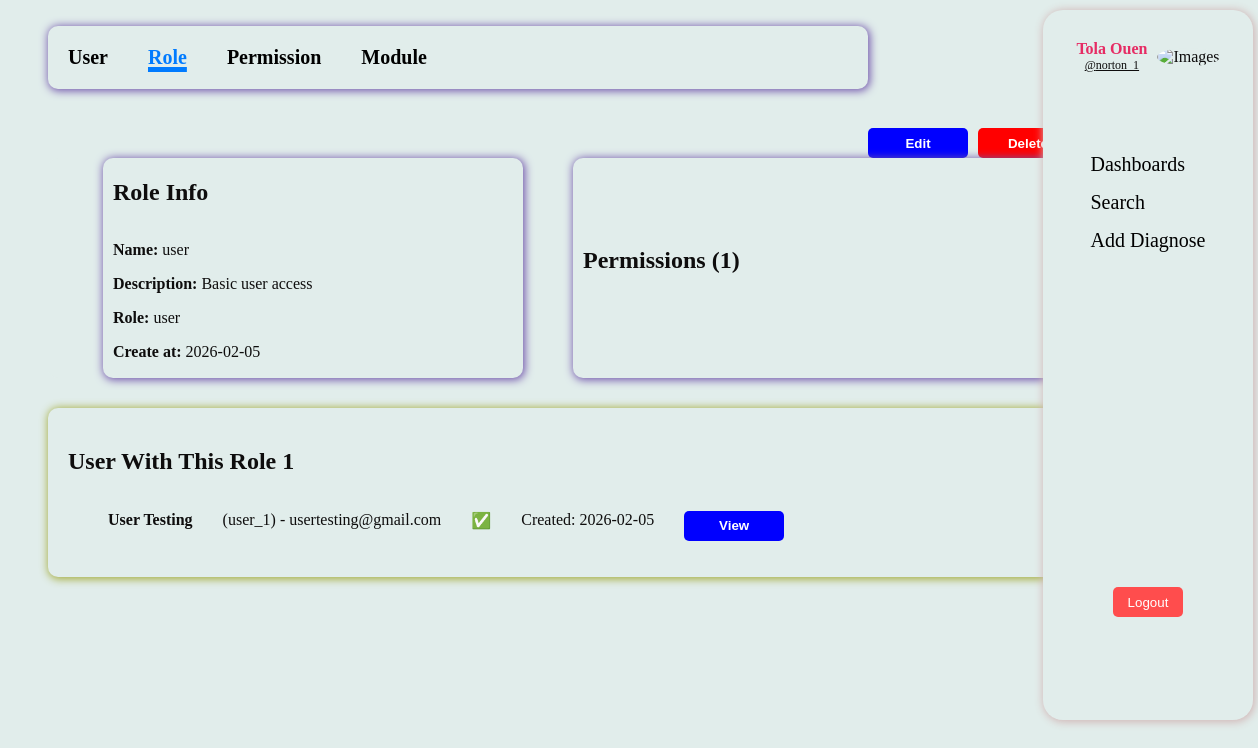
Page /role/1 (signed in) on the committed database.
### app/models/users.py (models this page shows, shortened)
class User(db.Model, UserMixin):
    __tablename__ = 'users'
    id = db.Column(db.Integer, primary_key=True)
    username = db.Column(db.String(50), unique=True, nullable=False, index=True)
    email = db.Column(db.String(120), unique=True, nullable=True)
    full_name = db.Column(db.String(120), nullable=True)
    password_hash = db.Column(db.String(255), nullable=False)
    is_active = db.Column(db.Boolean, default=True)
    created_at = db.Column(db.DateTime, default=datetime.utcnow)
    updated_at = db.Column(db.DateTime, default=datetime.utcnow, onupdate=datetime.utcnow)
    roles = db.relationship('Role', secondary=user_roles, back_populates="users")
    def has_role(self, role_name):
        return any(role.name == role_name for role in self.roles)
    def has_permission(self, permission_code):
        for role in self.roles:
            if any(permission.code == permission_code for permission in role.permissions):
                return True
        return False
    @property
    def is_admin(self):
        return self.has_role('admin')
    def can_access(self, permission_code):
        return self.has_permission(permission_code)

### app/models/roles.py (models this page shows, shortened)
class Role(db.Model):
    __tablename__ = 'roles'
    id = db.Column(db.Integer, primary_key=True)
    name = db.Column(db.String(50), unique=True, nullable=False, index=True)
    description = db.Column(db.String(255))
    created_at = db.Column(db.DateTime, default=datetime.utcnow)
    updated_at = db.Column(db.DateTime, default=datetime.utcnow, onupdate=datetime.utcnow)
    permissions = db.relationship('Permission', secondary=role_permissions, back_populates="roles")
    users = db.relationship('User', secondary=user_roles, back_populates="roles")

### app/routes/roles.py (the view)
@role_router.route("/<int:role_id>")
@login_required
@permission_required('roles:read')
def detail(role_id: int):
    role = RolesService.get_role_by_id(role_id)
    if role is None:
        abort(404, "Role Not Found")
    return render_template("roles/detail.html", role=role)

### app/services/roles.py (called while the page is built)
    @staticmethod
    def get_role_by_id(role_id: int) -> Optional[Role]:
        return Role.query.get(role_id)

### app/templates/roles/detail.html (shortened to what this page needs)
{% extends "layout/base.html" %}
{% block content %}
<div>
    <nav class="nav-bar">
        <div class="nav-link">
            <ul>
                <li><a href="{{ url_for('User.index') }}">User</a></li>
                <li><a href="{{ url_for('Role.index') }}">Role</a></li>
                <li><a href="{{ url_for('Permission.index') }}">Permission</a></li>
                <li><a href="{{ url_for('module.index') }}">Module</a></li>
            </ul>
        </div>
    </nav>
</div>
    <div class="list-button">
        <div class="list-view-button">
            <button class="button-edit">
                <a href="{{ url_for('Role.edit', role_id=role.id) }}">Edit</a>
            </button>
            <button class="button-delete-confirm">
                <a href="{{ url_for('Role.delete', role_id=role.id) }}">Delete</a>
            </button>
            <button class="button-cancel">
               <a href="{{ url_for('Role.index') }}">⏎ Back</a>
            </button>
        </div>
    </div>
<div>
    <div class="card-view">
        <div class="card-view-1">
            <h2>Role Info</h2>
            <div>
                <p><strong>Name:</strong> {{ role.name }}</p>
                <p><strong>Description:</strong> {{ role.description}} </p>
                <p><strong>Role:</strong> {{ role.name }}</p>
                <p><strong>Create at:</strong> {{ role.created_at.strftime('%Y-%m-%d') }}</p>
            </div>
        </div>
        <div class="card-view-2">
            <h2>Permissions ({{ role.permissions|length }}) </h2>
                <div>
                </div>
        </div>
    </div>
</div>
<div class="card-view-3">
    <h2>User With This Role {{ role.users|length }}</h2>
    <div class="ul-list">
        {% if role.users %}
        <ul>
            {% for user in role.users %}
            <li>
                <strong>{{ user.full_name }}</strong> ({{ user.username }}) - {{ user.email }}
                {% if user.is_active %}
                    <span>✅</span>
                {% else %}
                    <span>❌</span>
                {% endif %}
                Created: {{ user.created_at.strftime('%Y-%m-%d') }}
                <button class="button-edit">
                    <a href="{{ url_for('User.detail', user_id=user.id) }}">View</a>
                </button>
            </li>
            {% endfor %}
        </ul>
        {% else %}
            <p>This role has no users yet.</p>
        {% endif %}
    </div>
</div>
{% endblock %}

### app/templates/layout/base.html (shortened to what this page needs)
<!DOCTYPE html>
<html lang="en">
<head>
    <link rel="stylesheet" href="{{ url_for('static', filename='css/style.css') }}">
</head>
<body>
    <main>
        {% if current_user.is_authenticated %}
        <aside class="asidenav">
            <div class="profile-status">
                <div class="profile-name-status">
                    <h3 class="profile-full-name">{{ current_user.full_name }}</h3>
                    <small><a href="{{ url_for('User.detail', user_id=current_user.id)}}">@{{ current_user.username }}</a></small>
                </div>
                <div>
                    <img src="{{ url_for('static', filename='images/profile.jpeg') }}" alt="Images">
                </div>
            </div>
            <div>
                <div class="aside-link">
                    <ul>
                        {% if current_user.is_admin %}
                        <li><a href="{{ url_for('User.index') }}">Dashboards</a></li>
                        <li><a href="{{ url_for('disease.index')}}">Search</a></li>
                        <li><a href="{{ url_for('disease.create') }}">Add Diagnose</a></li>
                        {% elif current_user.is_user %}
                        <li><a href="{{ url_for('disease.index')}}">Search</a></li>
                        {% elif current_user.is_professional %}
                        <li><a href="{{ url_for('disease.index')}}">Search</a></li>
                        <li><a href="{{ url_for('disease.create') }}">Add Diagnose</a></li>
                        {% endif %}
                    </ul>
                </div>
                <div class="button-logout">
                    <button type="submit"><a href="{{ url_for('auth.logout')}}">Logout</a></button>
                </div>
            </div>
        </aside>
        {% endif %}
    </main>
    <section class="container">
        {% block content %}{% endblock %}
    </section>
</body>
</html>

### app/static/css/style.css (style rules this page uses)
* { background-color: #e1edeb; color: rgb(14, 13, 13); }
.profile-full-name { font-size: 20px; color: rgb(230, 44, 100); }
.asidenav { display: flex; flex-direction: column; height: 650px; width: 150px; position: fixed; top: 10px; right: 5px; border: none; border-radius: 20px; padding: 30px; filter: drop-shadow(1px 1px 9px 1px rgb(114, 85, 172)); box-shadow: 1px 1px 9px 1px rgb(209, 181, 181); }
.profile-status { display: flex; align-items: center; justify-content: center; flex-direction: row; gap: 10px; }
.profile-status img { border-radius: 50%; width: 40px; height: 40px; }
.profile-name-status { display: flex; flex-direction: column; justify-content: center; align-items: center; }
.profile-name-status h3 { font-weight: bold; font-size: 16px; margin: 0; }
.profile-name-status small { font-size: 12px; margin: 0; color: rgb(116, 113, 113); }
.aside-link { display: flex; flex-direction: column; align-self: center; align-items: center; margin-top: 50px; }
.aside-link ul { list-style-type: none; padding: 0; margin-top: 30px; font-size: 20px; }
.aside-link ul li { margin-bottom: 15px; }
.aside-link ul li a { text-decoration: none; color: black; font-weight: 500; }
.button-logout { display: flex; justify-content: center; align-items: center; margin-top: auto; margin-top: 300px }
.button-logout button { background-color: #ff4d4d; width: 70px; height: 30px; border: none; border-radius: 5px; cursor: pointer; }
.button-logout button a { background-color: #ff4d4d; color: white; text-decoration: none; }
.container { margin-right: 100px; margin-left: 20px; padding: 20px; }
.nav-bar { margin-top: 20px; margin-bottom: 100px; }
.nav-link ul { display: flex; flex-direction: row; gap: 20px; justify-content: flex-start; position: fixed; top: 10px; width: 1200px; border-radius: 10px; padding: 10px; box-shadow: 1px 1px 9px 1px rgb(114, 85, 172); }
.nav-link li { list-style: none; font-weight: bold; font-size: 20px; }
.nav-link a { color: black; text-decoration: none; padding: 10px; }
.nav-link ul li a.active { color: #007bff; font-weight: bold; text-decoration: 5px underline #007bff; }
.button-cancel a { background-color: rgb(97, 89, 89); text-decoration: none; color: white; font-weight: bold; }
.button-cancel { border-radius: 5px; border: none; background-color: rgb(97, 89, 89); width: 100px; height: 30px; }
.button-delete-confirm { border-radius: 5px; border: none; background-color: red; width: 100px; height: 30px; color: white; font-weight: bold; }
.button-delete-confirm a { color: white; text-decoration: none; background-color: red; }
.button-edit { border-radius: 5px; border: none; background-color: blue; width: 100px; height: 30px; font-weight: bold; }
.button-edit a { text-decoration: none; background-color: blue; color: white; }
.list-button { display: flex; flex-direction: row; justify-content: flex-end; align-items: center; gap: 20px; width: 1140px; }
.list-view-button { display: flex; flex-direction: row; justify-content: flex-end; width: 500px; gap: 10px; }
.card-view { display: flex; flex-direction: row; justify-content: center; gap: 50px; border-radius: 10px; width: 1200px; }
.card-view-1 { display: flex; flex-direction: column; justify-content: center; box-shadow: 1px 1px 9px 1px rgb(114, 85, 172); border-radius: 10px; padding: 10px; width: 400px; height: 200px; }
.card-view-2 { display: flex; flex-direction: column; justify-content: center; box-shadow: 1px 1px 9px 1px rgb(114, 85, 172); border-radius: 10px; padding: 10px; width: 600px; height: 200px; }
.card-view-3 { display: flex; flex-direction: column; justify-content: center; box-shadow: 1px 1px 9px 1px rgb(162, 170, 54); border-radius: 10px; padding: 20px; width: 1100px; margin-top: 30px; }
.ul-list ul { display: flex; flex-direction: row; gap: 50px; }
.ul-list li { list-style: none; }
.ul-list ul, li { display: flex; flex-direction: row; gap: 30px; }
@media screen and (min-width: 1025px) and (max-width: 1280px) { .nav-link ul { width: 800px; } }

### rows in the picture
User: full_name "Tola Ouen", username "norton_1"
Role: name "user", description "Basic user access", created_at "2026-02-05"
User: full_name "User Testing", username "user_1", email "usertesting@gmail.com", created_at "2026-02-05"

### other values in the picture
{{ role.permissions|length }} "1"
{{ role.users|length }} "1"
